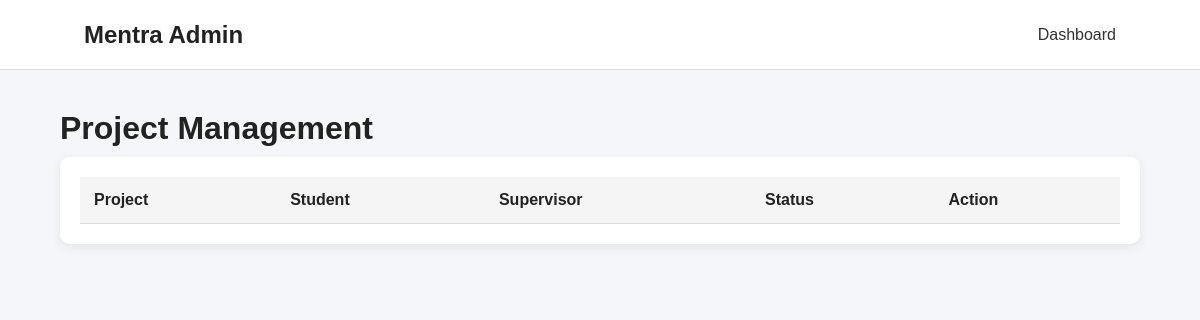
Page /admin/projects.php (signed in) on the earlier database version.
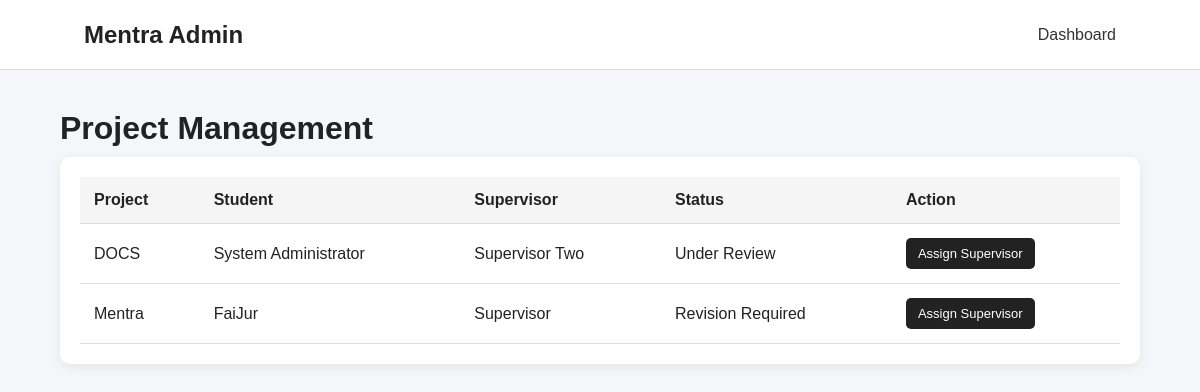
Same page on the later database version.
### tables this page shows
CREATE TABLE `projects` (
  `id` int(11) NOT NULL,
  `student_id` int(11) NOT NULL,
  `title` varchar(255) NOT NULL,
  `description` text NOT NULL,
  `category` varchar(100) DEFAULT NULL,
  `status` enum('Submitted','Under Review','Revision Required','Approved','Rejected') DEFAULT 'Submitted',
  `created_at` timestamp NOT NULL DEFAULT current_timestamp(),
  `updated_at` timestamp NOT NULL DEFAULT current_timestamp() ON UPDATE current_timestamp()
);

CREATE TABLE `users` (
  `id` int(11) NOT NULL,
  `full_name` varchar(100) NOT NULL,
  `email` varchar(100) NOT NULL,
  `roll_number` varchar(50) DEFAULT NULL,
  `phone` varchar(20) DEFAULT NULL,
  `department` varchar(50) DEFAULT NULL,
  `password` varchar(255) NOT NULL,
  `role` enum('student','supervisor','admin') DEFAULT 'student',
  `created_at` timestamp NOT NULL DEFAULT current_timestamp()
);

### admin/projects.php (the view, shortened to what this page needs)
<?php
require_once "../backend/db.php";
$sql = "SELECT
            projects.id,
            projects.title,
            projects.category,
            projects.status,
            projects.created_at,
            students.full_name AS student_name,
            supervisors.full_name AS supervisor_name
        FROM projects
        JOIN users AS students
        ON projects.student_id = students.id
        LEFT JOIN supervisor_assignments AS assignments
        ON projects.id = assignments.project_id
        LEFT JOIN users AS supervisors
        ON assignments.supervisor_id = supervisors.id
        ORDER BY projects.created_at DESC";
$result = mysqli_query($conn, $sql);
?>
<!DOCTYPE html>
<html lang="en">
<head>
    <link rel="stylesheet"
          href="admin.css">
</head>
<body>
<header class="header">
    <h2>Mentra Admin</h2>
    <a href="dashboard.php">
        Dashboard
    </a>
</header>
<main class="container">
    <h1>Project Management</h1>
    <div class="table-container">
        <table>
            <thead>
                <tr>
                    <th>Project</th>
                    <th>Student</th>
                    <th>Supervisor</th>
                    <th>Status</th>
                    <th>Action</th>
                </tr>
            </thead>
            <tbody>
            <?php while ($project = mysqli_fetch_assoc($result)): ?>
                <tr>
                    <td>
                        <?php
                        echo htmlspecialchars(
                            $project['title']
                        );
                        ?>
                    </td>
                    <td>
                        <?php
                        echo htmlspecialchars(
                            $project['student_name']
                        );
                        ?>
                    </td>
                    <td>
                        <?php if ($project['supervisor_name']): ?>
                            <?php
                            echo htmlspecialchars(
                                $project['supervisor_name']
                            );
                            ?>
                        <?php else: ?>
                            <span class="not-assigned">
                                Not Assigned
                            </span>
                        <?php endif; ?>
                    </td>
                    <td>
                        <?php
                        echo htmlspecialchars(
                            $project['status']
                        );
                        ?>
                    </td>
                    <td>
                        <a
                            class="assign-btn"
                            href="assign_supervisor.php?id=<?php
                                echo $project['id'];
                            ?>"
                        >
                            Assign Supervisor
                        </a>
                    </td>
                </tr>
            <?php endwhile; ?>
            </tbody>
        </table>
    </div>
</main>
</body>
</html>

### admin/admin.css (style rules this page uses)
* { box-sizing: border-box; margin: 0; padding: 0; }
body { font-family: Arial, sans-serif; background: #f5f6fa; color: #222; }
.header { height: 70px; background: white; padding: 0 7%; display: flex; align-items: center; justify-content: space-between; border-bottom: 1px solid #ddd; }
.header h2 { font-size: 24px; }
.header a { text-decoration: none; color: #333; }
.container { width: 90%; max-width: 1100px; margin: 40px auto; }
.container h1 { margin-bottom: 10px; }
.table-container { background: white; padding: 20px; border-radius: 10px; overflow-x: auto; box-shadow: 0 3px 12px rgba(0,0,0,0.07); }
table { width: 100%; border-collapse: collapse; }
th, td { padding: 14px; border-bottom: 1px solid #ddd; text-align: left; }
th { background: #f5f5f5; }
.assign-btn { display: inline-block; padding: 8px 12px; background: #222; color: white; text-decoration: none; border-radius: 5px; font-size: 13px; }

Differences in the rows shown:
added projects: title "DOCS", student.full_name "System Administrator", users.full_name "Supervisor Two", status "Under Review"
added projects: title "Mentra", student.full_name "FaiJur", users.full_name "Supervisor", status "Revision Required"
